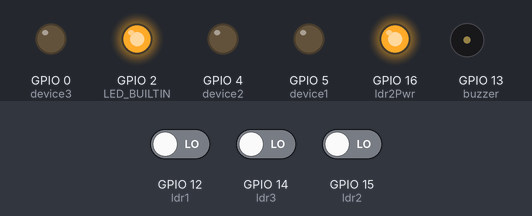
A sketch run on a simulated ESP8266 (NodeMCU). Shown: output pins drawn as LEDs (lit = HIGH, except the on-board LED, lit = LOW), buzzer (waves = sounding, pin HIGH). The test bench sets the inputs (shaded band); at power-on: GPIO 12 (ldr1) LOW, GPIO 14 (ldr3) LOW, GPIO 15 (ldr2) LOW. WiFi joins after 1.5 s; servers stay silent unless stated; the Firebase database answers and starts empty; what the sketch prints to the serial monitor is not drawn.

Above: at 3.7 s.
3.8 s: GPIO 12 (ldr1) driven HIGH and GPIO 14 (ldr3) driven HIGH
At 7.3 s:
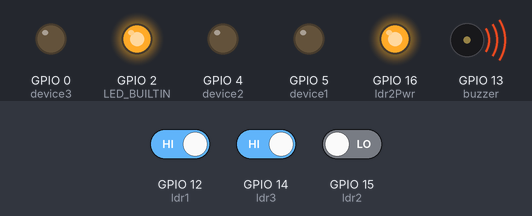
10.7 s: GPIO 12 (ldr1) driven LOW
At 15.8 s:
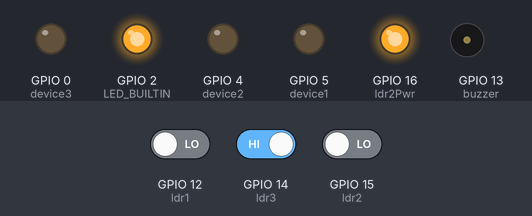
17.0 s: GPIO 15 (ldr2) driven HIGH
At 19.5 s:
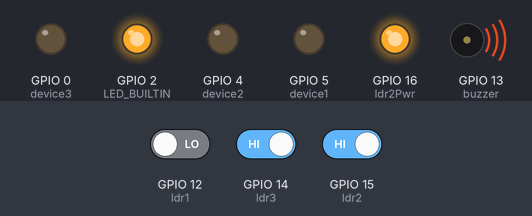
23.6 s: GPIO 15 (ldr2) driven LOW
At 29.3 s:
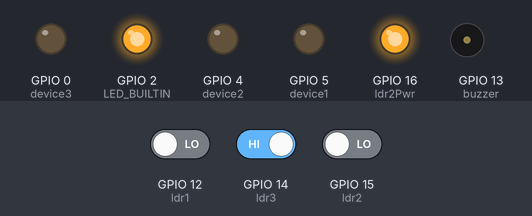
29.9 s: GPIO 12 (ldr1) driven HIGH
At 33.0 s:
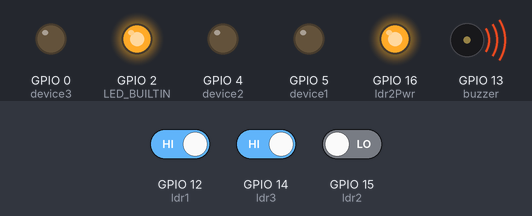
Timing chart, 0 to 36.6 s (numbered marks = the images above; inputs shaded):
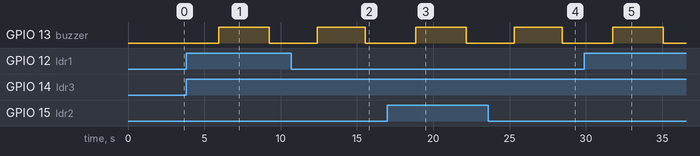

Measured:
- after the input at 3.8 s, GPIO 13 (buzzer): LOW → HIGH after 2.2 s, → LOW 3.3 s later
- after the input at 10.7 s, GPIO 13 (buzzer): LOW → HIGH after 1.7 s, → LOW 3.2 s later
- after the input at 17.0 s, GPIO 13 (buzzer): LOW → HIGH after 1.9 s, → LOW 3.3 s later
- after the input at 23.6 s, GPIO 13 (buzzer): LOW → HIGH after 1.7 s, → LOW 3.2 s later
- after the input at 29.9 s, GPIO 13 (buzzer): LOW → HIGH after 1.9 s, → LOW 3.3 s later

The sketch:

Smart_street_lamp.ino
```cpp
//BEFORE UPLOADING, MAKE SURE THAT YOUR DATABASE ".read" AND ".write" RULES ARE SET TO 'true'.

#include <ESP8266WiFi.h>
#include <FirebaseArduino.h>  //https://github.com/Rupakpoddar/ESP8266Firebase

#define WIFI_SSID "mardes home"
#define WIFI_PASSWORD "Prateek123@@"


#define projectID "warrior-bulls-default-rtdb" //Your Firebase Project ID; can be found in project settings.
#define FIREBASE_HOST "warrior-bulls-default-rtdb.firebaseio.com"
#define FIREBASE_AUTH "2JNTy9dXCRiq3Yyf78K9DqOhKZMzwnLeNIgZF5G3"

#define buzzer 13

#define device1 5 //D1
#define device2 4 //D2
#define device3 0 //D3
#define ldr3 14 //D5

#define ldr1 12 //D6
#define ldr2 15 //D8

bool inita = true;
bool isActive = false;

#define ldr2Pwr 16 //D0

int device_list[4] = {
  device1,
  device2,
  device3
};

void setup() {
  pinMode(device1, OUTPUT);
  pinMode(device2, OUTPUT);
  pinMode(device3, OUTPUT);
  pinMode(buzzer, OUTPUT);

  pinMode(ldr3, INPUT);
  pinMode(ldr2, INPUT);
  pinMode(ldr1, INPUT);

  pinMode(ldr2Pwr, OUTPUT);
  digitalWrite(ldr2Pwr, HIGH);

  pinMode(LED_BUILTIN, OUTPUT); //16
  digitalWrite(LED_BUILTIN, LOW);

  Serial.begin(115200);
  WiFi.mode(WIFI_STA);
  WiFi.disconnect();
  delay(1000);

 WiFi.begin(WIFI_SSID, WIFI_PASSWORD);
  Serial.print("connecting");
  while (WiFi.status() != WL_CONNECTED) {
    Serial.print(".");
    delay(500);
  }
  Serial.println();
  Serial.print("connected: ");
  Serial.println(WiFi.localIP());

  Firebase.begin(FIREBASE_HOST, FIREBASE_AUTH);
}

void work() {
   char result[50];
   float num = millis();
   sprintf(result, "%f", num);
  int ldrStatus = digitalRead(ldr1);
  int ldrStatus1 = digitalRead(ldr2);
  int ldrStatus2 = digitalRead(ldr3);

  if ((ldrStatus == 1 && ldrStatus1 == 1) ||
    (ldrStatus1 == 1 && ldrStatus2 == 1) ||
    (ldrStatus == 1 && ldrStatus2 == 1) ||
    (ldrStatus == 1 && ldrStatus1 == 1 && ldrStatus2 == 1)) {

    pinMode(device1, HIGH);
    pinMode(device2, HIGH);
    pinMode(device3, HIGH);

    Firebase.pushString("Times",result);
    Serial.println(ldrStatus);
    Serial.println(ldrStatus1);
    Serial.println(ldrStatus2);
    if (inita) {
      digitalWrite(buzzer, HIGH);
      inita = false;
    } else digitalWrite(buzzer, LOW);
    Serial.println("");

  } else {
    pinMode(device1, LOW);
    pinMode(device2, LOW);
    pinMode(device3, LOW);
    if (!inita) {
      digitalWrite(buzzer, HIGH);
      inita = true;
    } else {
      digitalWrite(buzzer, LOW);

    }
    Serial.println("Turned on ");

  }

}

void loop() {

  isActive = Firebase.getBool("master");

  Serial.println(isActive);

  if (!isActive) {
//    digitalWrite(stopLed, LOW);
    work();
  } else {
    //digitalWrite(buzzer, LOW);
    //digitalWrite(relay, HIGH);
    //digitalWrite(11, HIGH);
  }

    delay(3000);


}
```
